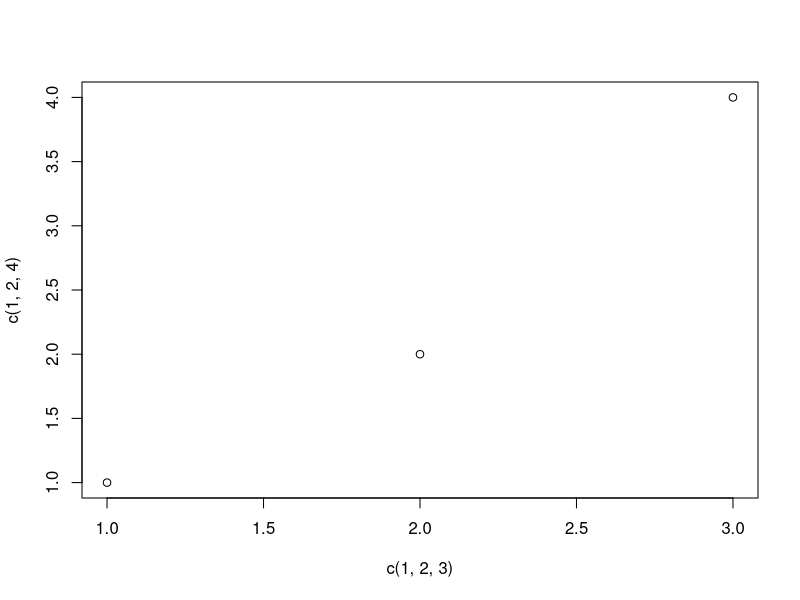

Recreate this plot in R.
# go into the test.R current directory, and then type "Rscript test.R"
# Ref:
# http://blog.sina.com.cn/s/blog_5e77c61f0100xm4v.html

#! /usr/bin/env Rscript

a=c(1,2,3,4,5);
a;
b=1:10;
b;

plot(c(1,2,3),c(1,2,4))
dev.off()